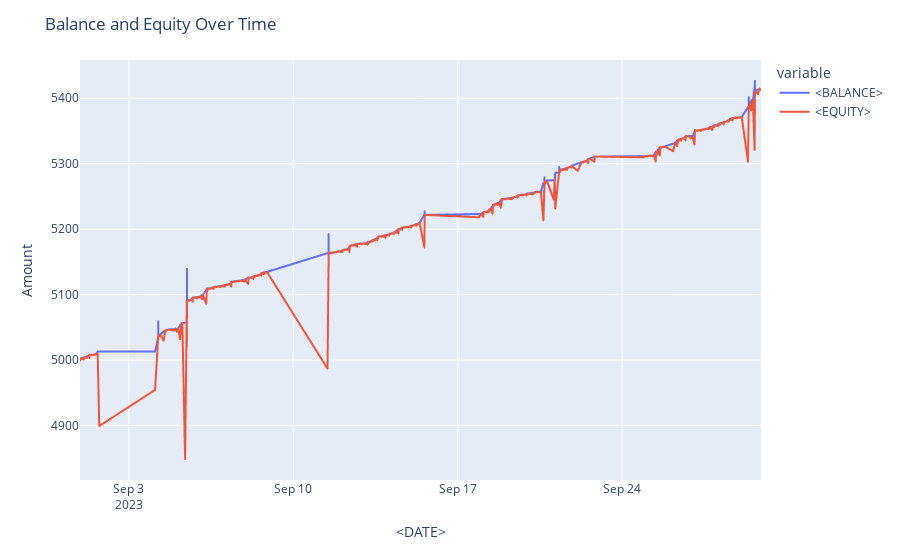

The notebook cell saved with this chart:
### Code cell
import plotly.express as px

# Create a line plot using Plotly Express
fig = px.line(df, x=df.index, y=['<BALANCE>', '<EQUITY>'], labels={'index': 'Date', 'value': 'Amount'})

# Add a title
fig.update_layout(title='Balance and Equity Over Time')

# Show the plot
fig.show()

### Figure 1 — Plotly figure (JSON) as saved in the notebook; plotly's stock layout.template omitted (floating-point values rounded to 4 significant figures; data arrays with more than 128 entries replaced by an {"elided": "..."} marker saying what was removed)
{"data": [{"hovertemplate": "variable=<BALANCE><br><DATE>=%{x}<br>Amount=%{y}<extra></extra>", "legendgroup": "<BALANCE>", "line": {"color": "#636efa", "dash": "solid"}, "marker": {"symbol": "circle"}, "mode": "lines", "name": "<BALANCE>", "showlegend": true, "type": "scattergl", "x": {"elided": "833 str values"}, "xaxis": "x", "y": {"elided": "833 float values"}, "yaxis": "y"}, {"hovertemplate": "variable=<EQUITY><br><DATE>=%{x}<br>Amount=%{y}<extra></extra>", "legendgroup": "<EQUITY>", "line": {"color": "#EF553B", "dash": "solid"}, "marker": {"symbol": "circle"}, "mode": "lines", "name": "<EQUITY>", "showlegend": true, "type": "scattergl", "x": {"elided": "833 str values"}, "xaxis": "x", "y": {"elided": "833 float values"}, "yaxis": "y"}], "layout": {"legend": {"title": {"text": "variable"}, "tracegroupgap": 0}, "margin": {"t": 60}, "title": {"text": "Balance and Equity Over Time"}, "xaxis": {"anchor": "y", "domain": [0, 1], "title": {"text": "<DATE>"}}, "yaxis": {"anchor": "x", "domain": [0, 1], "title": {"text": "Amount"}}}}
